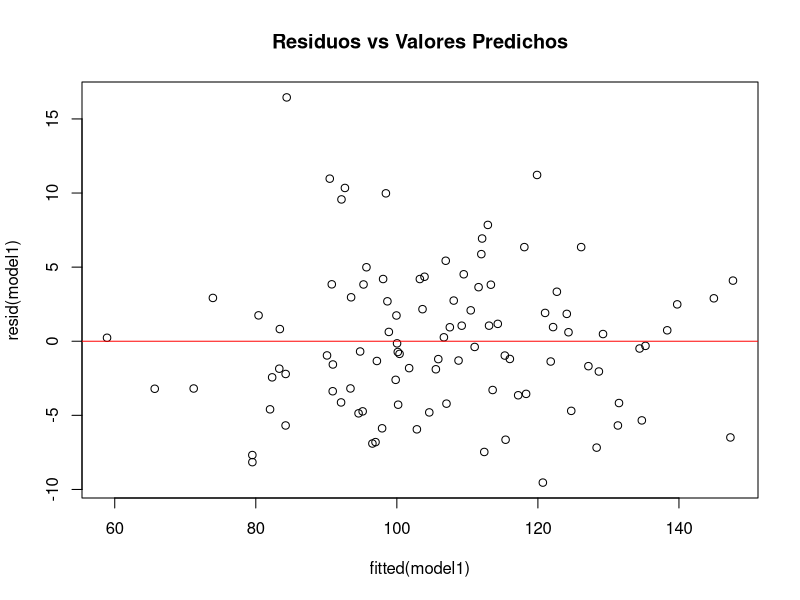
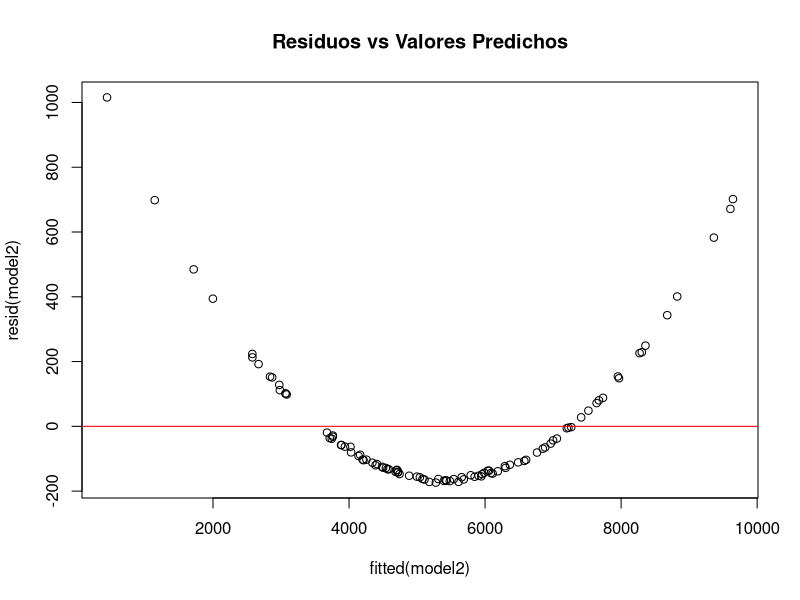
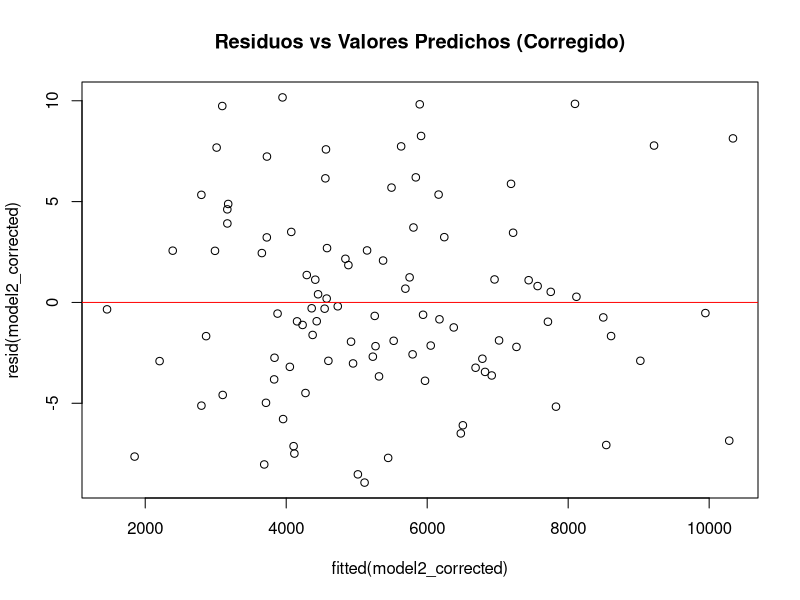
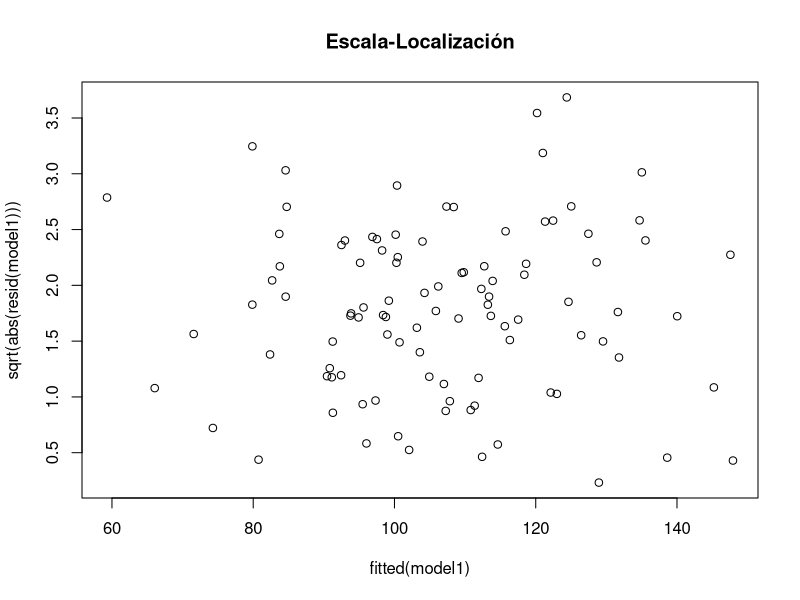
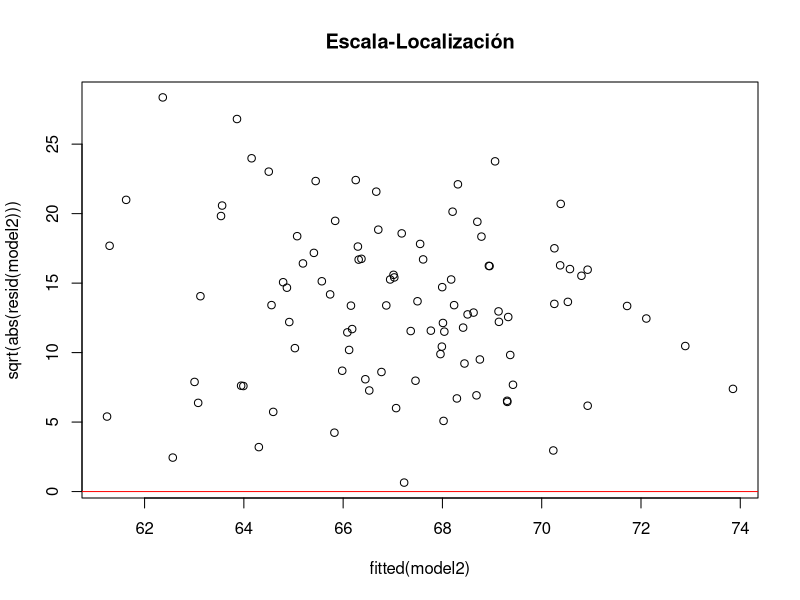
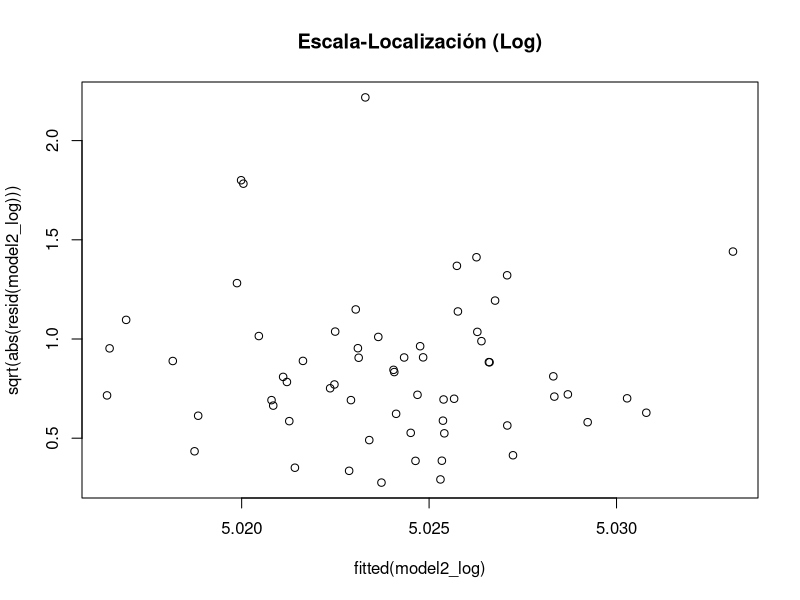
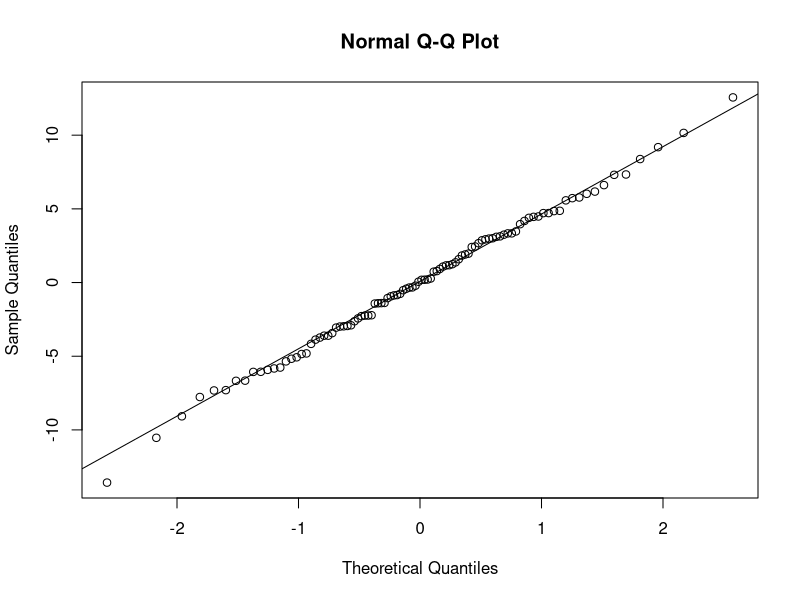
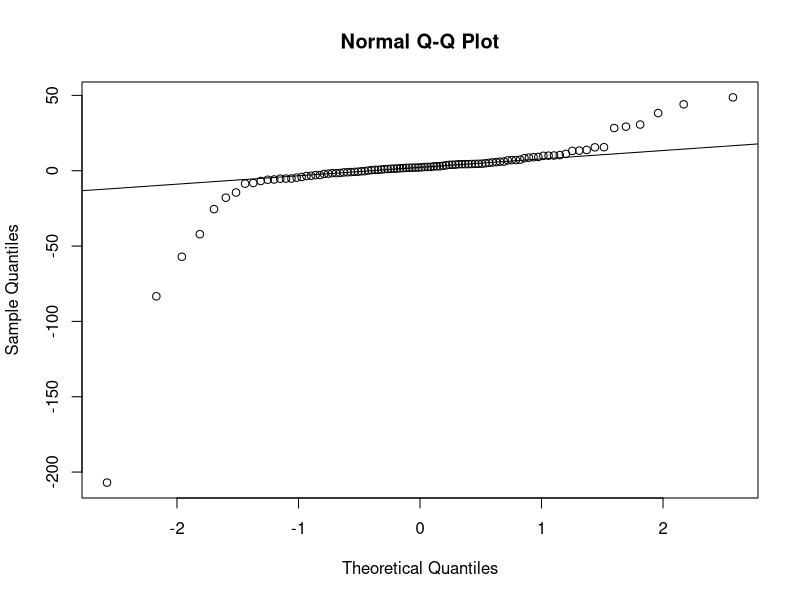

Source code (R) for these figures, in order:
## ---- chunk 1
knitr::opts_chunk$set(echo = TRUE)
## ---- chunk 2

# Ejemplo donde se cumple el supuesto
set.seed(123)
x <- rnorm(100, 50, 10)
y <- 5 + 2 * x + rnorm(100, 0, 5)
model1 <- lm(y ~ x)
plot(fitted(model1), resid(model1), main = "Residuos vs Valores Predichos")
abline(h = 0, col = "red")

# Ejemplo donde no se cumple el supuesto
y <- 5 + 2 * x^2 + rnorm(100, 0, 5)
model2 <- lm(y ~ x)
plot(fitted(model2), resid(model2), main = "Residuos vs Valores Predichos")
abline(h = 0, col = "red")

# Prueba de RESET de Ramsey
library(lmtest)
resettest(model2)
## ---- chunk 3

# Ajuste con términos polinomiales
model2_corrected <- lm(y ~ poly(x, 2))
plot(fitted(model2_corrected), resid(model2_corrected), main = "Residuos vs Valores Predichos (Corregido)")
abline(h = 0, col = "red")
## ---- chunk 4

# Ejemplo donde se cumple el supuesto
y <- 5 + 2 * x + rnorm(100, 0, 5)
model1 <- lm(y ~ x)
dwtest(model1)
bgtest(model1)

# Ejemplo donde no se cumple el supuesto
y[1] <- 5 + 2 * x[1] + rnorm(1, 0, 5)
for (i in 2:100) {
  y[i] <- 0.8 * y[i-1] + 2 * x[i] + rnorm(1, 0, 5)
}
model2 <- lm(y ~ x)
dwtest(model2)
bgtest(model2)
## ---- chunk 5

library(forecast)
model2_arima <- auto.arima(y, xreg = x)
summary(model2_arima)
## ---- chunk 6
# Ejemplo donde se cumple el supuesto
y <- 5 + 2 * x + rnorm(100, 0, 5)
model1 <- lm(y ~ x)
plot(fitted(model1), sqrt(abs(resid(model1))), main = "Escala-Localización")
abline(h = 0, col = "red")
bptest(model1)
gqtest(model1)

# Ejemplo donde no se cumple el supuesto
y <- 5 + 2 * x + rnorm(100, 0, 5 * x)
model2 <- lm(y ~ x)
plot(fitted(model2), sqrt(abs(resid(model2))), main = "Escala-Localización")
abline(h = 0, col = "red")
bptest(model2)
gqtest(model2)
## ---- chunk 7

# Transformación logarítmica
model2_log <- lm(log(y) ~ x)
plot(fitted(model2_log), sqrt(abs(resid(model2_log))), main = "Escala-Localización (Log)")
abline(h = 0, col = "red")

# Regresión robusta
library(MASS)
model2_robust <- rlm(y ~ x)
summary(model2_robust)
## ---- chunk 8

# Ejemplo donde se cumple el supuesto
qqnorm(resid(model1))
qqline(resid(model1))
shapiro.test(resid(model1))
ks.test(resid(model1), "pnorm", mean = mean(resid(model1)), sd = sd(resid(model1)))

# Ejemplo donde no se cumple el supuesto
y <- 5 + 2 * x + rt(100, df = 2) * 5  # Distribución t con df bajos para mayor cola
model2 <- lm(y ~ x)
qqnorm(resid(model2))
qqline(resid(model2))
shapiro.test(resid(model2))
ks.test(resid(model2), "pnorm", mean = mean(resid(model2)), sd = sd(resid(model2)))
## ---- chunk 9

# Transformación logarítmica
model2_log <- lm(log(y) ~ x)
qqnorm(resid(model2_log))
qqline(resid(model2_log))

# Modelos robustos
library(MASS)
model2_robust <- rlm(y ~ x)
summary(model2_robust)
## ---- chunk 10

# Ejemplo donde se cumple el supuesto
x1 <- rnorm(100, 50, 10)
x2 <- rnorm(100, 30, 5)
y <- 5 + 2 * x1 + 3 * x2 + rnorm(100, 0, 5)
model1 <- lm(y ~ x1 + x2)
library(car)
vif(model1)

# Ejemplo donde no se cumple el supuesto
x2 <- x1 + rnorm(100, 0, 1)  # x2 altamente correlacionada con x1
model2 <- lm(y ~ x1 + x2)
vif(model2)
## ---- chunk 11

# Eliminando una variable
model2_reduced <- lm(y ~ x1)
summary(model2_reduced)

# Análisis de componentes principales
library(stats)
pca <- prcomp(cbind(x1, x2), scale. = TRUE)
summary(pca)
## ---- chunk 12

# Ejemplo donde se cumple el supuesto
cooksd <- cooks.distance(model1)
plot(cooksd, type = "h", col = "blue")
abline(h = 1, col = "red")

# Ejemplo donde no se cumple el supuesto
y[100] <- 500  # Un valor atípico muy influyente
model2 <- lm(y ~ x1 + x2)
cooksd <- cooks.distance(model2)
plot(cooksd, type = "h", col = "blue")
abline(h = 1, col = "red")
## ---- chunk 13

# Eliminar la observación atípica
model2_reduced <- lm(y[-100] ~ x1[-100] + x2[-100])
summary(model2_reduced)

# Regresión robusta
model2_robust <- rlm(y ~ x1 + x2)
summary(model2_robust)
